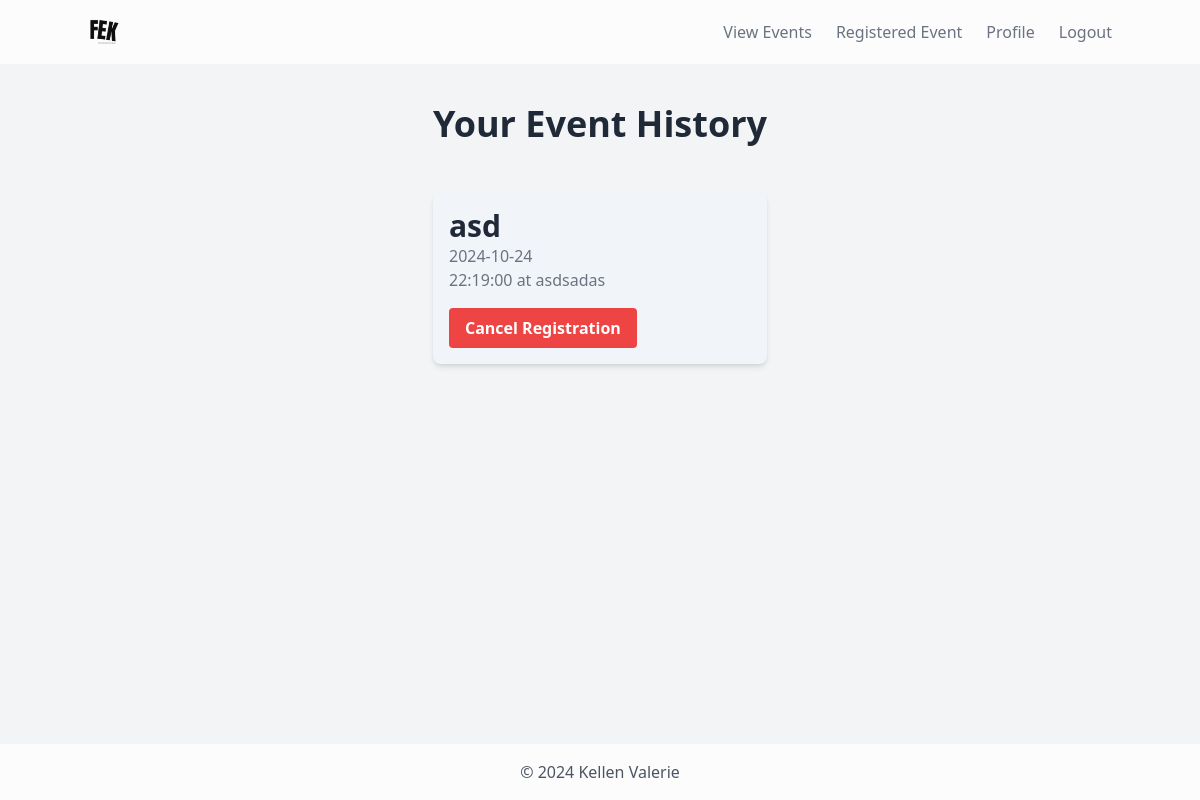
The page /user/registered_event.php (signed in) on the database its author committed.
### tables this page shows
CREATE TABLE `events` (
  `event_id` int(11) NOT NULL,
  `title` varchar(255) NOT NULL,
  `description` text NOT NULL,
  `event_date` date NOT NULL,
  `event_time` time NOT NULL,
  `location` varchar(255) NOT NULL,
  `max_participants` int(5) NOT NULL,
  `status` enum('open','closed','canceled') DEFAULT 'open',
  `image` varchar(255) DEFAULT NULL,
  `created_at` timestamp NOT NULL DEFAULT current_timestamp(),
  `banner` varchar(255) DEFAULT NULL
);

### user/registered_event.php (the view, shortened to what this page needs)
<?php
require '../includes/db_connection.php';
$user_id = $_SESSION['user_id'];
$stmt = $pdo->prepare("
    SELECT e.event_id, e.title, e.event_date, e.event_time, e.location
    FROM registrations er
    JOIN events e ON er.event_id = e.event_id
    WHERE er.id = :user_id
    ORDER BY e.event_date DESC
");
$stmt->execute(['user_id' => $user_id]);
$events = $stmt->fetchAll();
?>
<!DOCTYPE html>
<html lang="en">
<head>
    <link href="https://cdn.jsdelivr.net/npm/tailwindcss@2.2.19/dist/tailwind.min.css" rel="stylesheet">
</head>
<body class="bg-gray-100 animated-background">
<?php include '../includes/navbar.php'; ?>
<main class="max-w-3xl mx-auto my-6">
            <header class="text-center mb-12 mt-4">
                <h1 class="text-4xl font-extrabold text-gray-800">Your Event History</h1>
            </header>
    <?php if (count($events) > 0): ?>
        <ul class="space-y-4">
            <?php foreach ($events as $event): ?>
                <li class="bg-slate-100 shadow-md rounded-lg p-4 flex flex-col justify-between">
                    <div>
                        <strong class="text-3xl text-gray-800"><?= htmlspecialchars($event['title']) ?></strong>
                        <p class="text-md text-gray-500">
                            <?= htmlspecialchars($event['event_date']) ?>
                        </p>
                        <p class="text-md text-gray-500">
                            <?= htmlspecialchars($event['event_time']) ?> at <?= htmlspecialchars($event['location']) ?>
                        </p>
                    </div>
                    <form method="POST" action="registered_event.php" class="mt-4">
                        <button type="submit" class="px-4 py-2 bg-red-500 text-white font-semibold rounded hover:bg-red-600 transition">
                            Cancel Registration
                        </button>
                    </form>
                </li>
            <?php endforeach; ?>
        </ul>
    <?php else: ?>
        <p class="text-gray-500 text-center">No event registrations found.</p>
    <?php endif; ?>
</main>
<?php include 'footer.php'; ?>
</body>
</html>

### user/registered_event.php (style rules this page uses)
.animated-background { animation: backgroundAnimation 10s ease infinite; }
html, body { height: 100%; margin: 0; }
body { display: flex; flex-direction: column; min-height: 100vh; }
main { flex: 1; }

### rows shown on the page
events: title "asd", event_date "2024-10-24", event_time "22:19:00", location "asdsadas"
